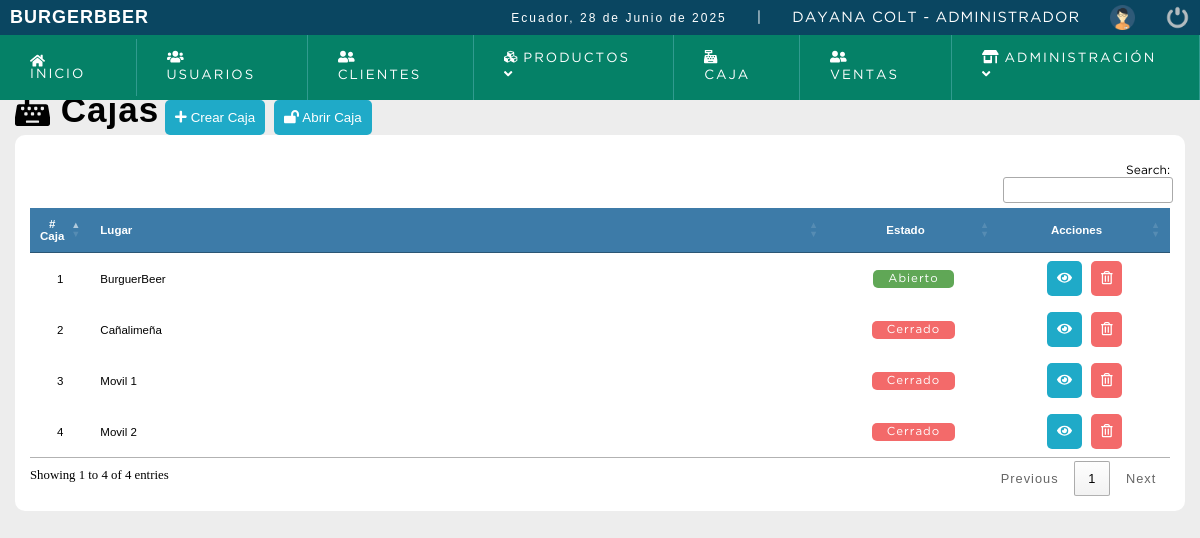
The app's page /sistema/lista_cajas.php (signed in) with its own data.
### tables this page shows
CREATE TABLE IF NOT EXISTS `cajas` (
  `id` int NOT NULL AUTO_INCREMENT,
  `id_caja` varchar(20) NOT NULL,
  `lugar` varchar(50) NOT NULL,
  `estatus` int NOT NULL DEFAULT '1',
  PRIMARY KEY (`id`)
);

### sistema/lista_cajas.php (the view, shortened to what this page needs)
<!DOCTYPE html>
<html lang="en">
<head>
	<?php include "includes/scripts.php"; ?>
</head>
<body>
	<?php include "includes/header.php"; ?>
	<section id="container">
		<h1><i class="fas fa-cash-register"></i> Cajas</h1>
		<?php
					if($_SESSION['rol'] == 1){
 					?>
		<button type="button" class="btn_view anadirForm" ac="formCaja"><i class="fas fa-plus"></i> Crear Caja</button>
		<?php } ?>
		<button type="button" class="btn_view anadirForm" ac="formAbrirCaja"><i class="fas fa-lock-open"></i> Abrir Caja</button>
		<table id="myTable">
			<thead>
			<tr>
				<th style="text-align: center; width: 5%;"># Caja</th>
				<th>Lugar</th>
				<th style="text-align: center; width: 15%;">Estado</th>
				<?php if($_SESSION["rol"] == 1){?>
				<th style="text-align: center; width: 15%;" >Acciones</th>
				<?php } ?>
			</tr>
			</thead>
			<?php
			$query = mysqli_query($conection,"SELECT * FROM cajas ");
			$result = mysqli_num_rows($query);
			if($result > 0){
				while ($data= mysqli_fetch_assoc($query)){
					$id = $data['id'];
					$query_2 = mysqli_query($conection,"SELECT id FROM arqueo_caja WHERE id_caja = $id AND estatus = 1");
								$result_2 = mysqli_num_rows($query_2);
					if($result_2 == 1){
							$estado = '<span class="pagada">Abierto</span>';
					}else{
							$estado = '<span class="anulada">Cerrado</span>';
					}
			?>
			<tr class="row<?php echo $data["id"]?>">
				<td style="text-align: center; width: 5%;"><?php echo $data["id"]?></td>
				<td><?php echo $data["lugar"]?></td>
				<td align="center"><?php echo $estado ?></td>
				<td align="center">
					<button class="btn_view anadirForm" co="<?php echo $data["id"];?>"  ac="arqueoCajas"><i class="fas fa-eye"></i></button>
					<button class="btn_anular anadirForm" value="<?php echo $data["id"];?> " ac="eliminarCaja"><i class="far fa-trash-alt"></i></button>
				</td>
			</tr>
			<?php
				}
			}
			?>
		</table>
	</section>
</body>
</html>

### sistema/css/style.css (style rules this page uses)
* { margin: 0; padding: 0; box-sizing: border-box; }
body { background: #ededed; font-size: 0.8rem; }
h1, h2, h3, h4, h5, h6 { font-family: 'arial'; font-weight: bold; letter-spacing: 1px; }
h1 { font-size: 18px; }
span { font-family: 'GothamBook'; letter-spacing: 1px; font-size: 10x; line-height: 20px; }
#container { padding: 90px 15px 15px; }
#container h1 { font-size: 35px; display: inline-block; }
table { border-collapse: collapse; font-size: 0.9em; font-family: 'arial'; width:100%; }
table th { text-align: center; padding: 5px; background: #3d7ba8; color: #FFF; }
table tr:nth-child(odd) { background: #FFF; }
table td { padding: 5px; }
.btn_view { background-color: #1faac8; border: 0; border-radius: 5px; cursor: pointer; padding: 10px; margin: 0 3px; color: #FFF; }
.btn_anular { background-color: #f36a6a; border: 0; border-radius: 5px; cursor: pointer; padding: 10px; margin: 0 3px; color: #FFF; }
.pagada, .anulada { color: #FFF; background: #60a756; text-align: center; border-radius: 5px; padding: 4px 15px; }
.anulada { background: #f36a6a; }

### records on screen
cajas: id "1", lugar "BurguerBeer", shows "Abierto"
cajas: id "2", lugar "Cañalimeña", shows "Cerrado"
cajas: id "3", lugar "Movil 1", shows "Cerrado"
cajas: id "4", lugar "Movil 2", shows "Cerrado"

### other values on screen
fechaC() "28 de Junio de 2025"
$_SESSION['nombre'] "DAYANA"
$_SESSION['apellido'] "COLT"
$_SESSION['rol_name'] "ADMINISTRADOR"
